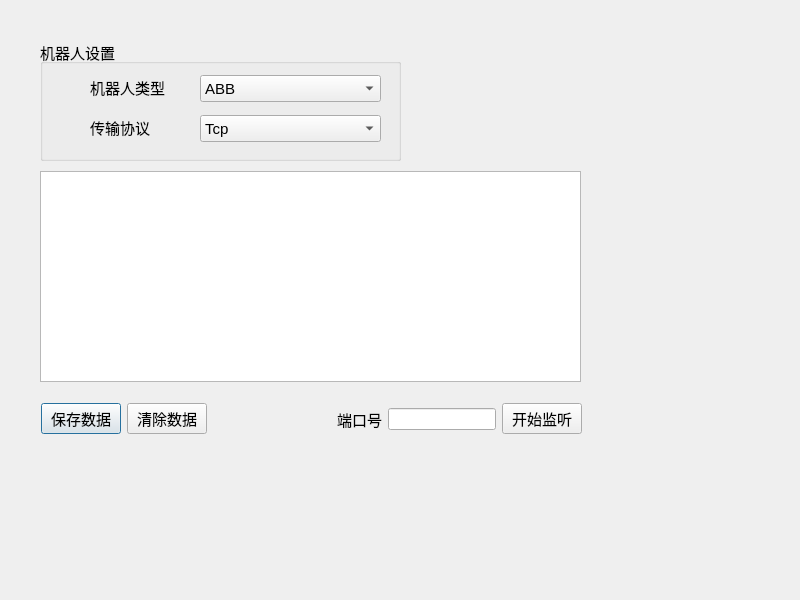
<?xml version="1.0" encoding="UTF-8"?>
<ui version="4.0">
 <class>EGMServer</class>
 <widget class="QDialog" name="EGMServer">
  <property name="geometry">
   <rect>
    <x>0</x>
    <y>0</y>
    <width>800</width>
    <height>600</height>
   </rect>
  </property>
  <property name="windowTitle">
   <string>Robot record</string>
  </property>
  <widget class="QGroupBox" name="groupBox">
   <property name="geometry">
    <rect>
     <x>40</x>
     <y>40</y>
     <width>361</width>
     <height>121</height>
    </rect>
   </property>
   <property name="font">
    <font>
     <pointsize>11</pointsize>
    </font>
   </property>
   <property name="title">
    <string>机器人设置</string>
   </property>
   <property name="flat">
    <bool>false</bool>
   </property>
   <property name="checkable">
    <bool>false</bool>
   </property>
   <widget class="QLabel" name="label">
    <property name="geometry">
     <rect>
      <x>50</x>
      <y>35</y>
      <width>101</width>
      <height>24</height>
     </rect>
    </property>
    <property name="text">
     <string>机器人类型</string>
    </property>
   </widget>
   <widget class="QLabel" name="label_2">
    <property name="geometry">
     <rect>
      <x>50</x>
      <y>75</y>
      <width>81</width>
      <height>24</height>
     </rect>
    </property>
    <property name="text">
     <string>传输协议</string>
    </property>
   </widget>
   <widget class="QComboBox" name="comboRobotType">
    <property name="geometry">
     <rect>
      <x>160</x>
      <y>35</y>
      <width>181</width>
      <height>27</height>
     </rect>
    </property>
    <property name="font">
     <font>
      <pointsize>11</pointsize>
     </font>
    </property>
    <property name="editable">
     <bool>false</bool>
    </property>
    <item>
     <property name="text">
      <string>ABB</string>
     </property>
    </item>
    <item>
     <property name="text">
      <string>KUKA</string>
     </property>
    </item>
   </widget>
   <widget class="QComboBox" name="comboTransmitProtocol">
    <property name="geometry">
     <rect>
      <x>160</x>
      <y>75</y>
      <width>181</width>
      <height>27</height>
     </rect>
    </property>
    <item>
     <property name="text">
      <string>Tcp</string>
     </property>
    </item>
    <item>
     <property name="text">
      <string>Udp</string>
     </property>
    </item>
   </widget>
  </widget>
  <widget class="QTextBrowser" name="RobotReceiveText">
   <property name="geometry">
    <rect>
     <x>40</x>
     <y>171</y>
     <width>541</width>
     <height>211</height>
    </rect>
   </property>
  </widget>
  <widget class="QWidget" name="layoutWidget">
   <property name="geometry">
    <rect>
     <x>41</x>
     <y>401</y>
     <width>541</width>
     <height>36</height>
    </rect>
   </property>
   <layout class="QHBoxLayout" name="horizontalLayout_3">
    <item>
     <layout class="QHBoxLayout" name="horizontalLayout_2">
      <item>
       <widget class="QPushButton" name="btnSaveData">
        <property name="enabled">
         <bool>true</bool>
        </property>
        <property name="font">
         <font>
          <pointsize>11</pointsize>
         </font>
        </property>
        <property name="text">
         <string>保存数据</string>
        </property>
        <property name="iconSize">
         <size>
          <width>20</width>
          <height>20</height>
         </size>
        </property>
       </widget>
      </item>
      <item>
       <widget class="QPushButton" name="btnClearData">
        <property name="font">
         <font>
          <pointsize>11</pointsize>
         </font>
        </property>
        <property name="text">
         <string>清除数据</string>
        </property>
        <property name="iconSize">
         <size>
          <width>20</width>
          <height>20</height>
         </size>
        </property>
       </widget>
      </item>
     </layout>
    </item>
    <item>
     <spacer name="horizontalSpacer">
      <property name="orientation">
       <enum>Qt::Horizontal</enum>
      </property>
      <property name="sizeHint" stdset="0">
       <size>
        <width>40</width>
        <height>20</height>
       </size>
      </property>
     </spacer>
    </item>
    <item>
     <layout class="QHBoxLayout" name="horizontalLayout">
      <item>
       <widget class="QLabel" name="label_3">
        <property name="font">
         <font>
          <pointsize>11</pointsize>
         </font>
        </property>
        <property name="text">
         <string>端口号</string>
        </property>
       </widget>
      </item>
      <item>
       <widget class="QLineEdit" name="RobotPort"/>
      </item>
      <item>
       <widget class="QPushButton" name="btnStratOrStopListen">
        <property name="font">
         <font>
          <pointsize>11</pointsize>
         </font>
        </property>
        <property name="text">
         <string>开始监听</string>
        </property>
        <property name="iconSize">
         <size>
          <width>20</width>
          <height>20</height>
         </size>
        </property>
        <property name="checkable">
         <bool>false</bool>
        </property>
       </widget>
      </item>
     </layout>
    </item>
   </layout>
  </widget>
 </widget>
 <tabstops>
  <tabstop>comboRobotType</tabstop>
  <tabstop>comboTransmitProtocol</tabstop>
  <tabstop>RobotReceiveText</tabstop>
  <tabstop>RobotPort</tabstop>
  <tabstop>btnStratOrStopListen</tabstop>
 </tabstops>
 <resources/>
 <connections/>
</ui>
